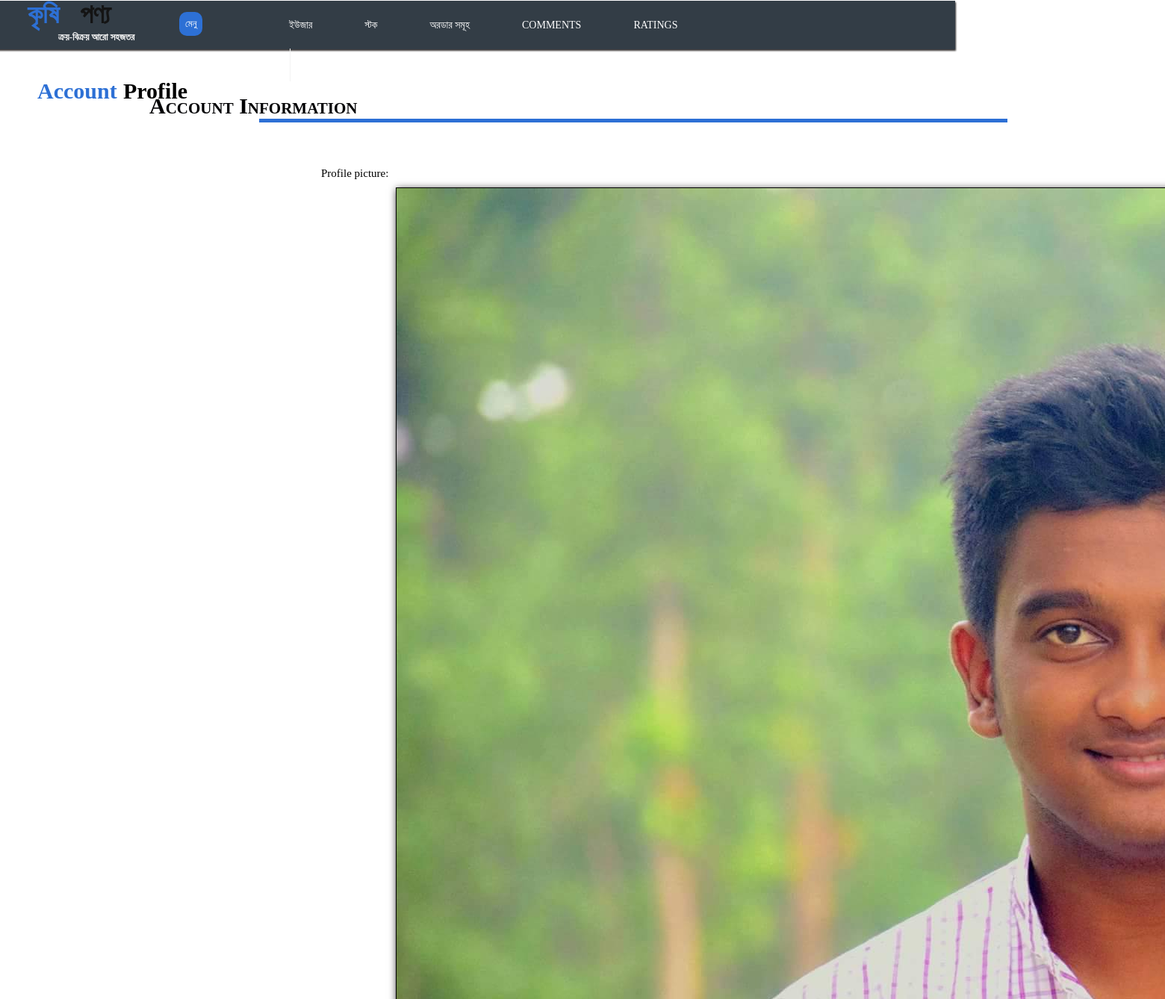
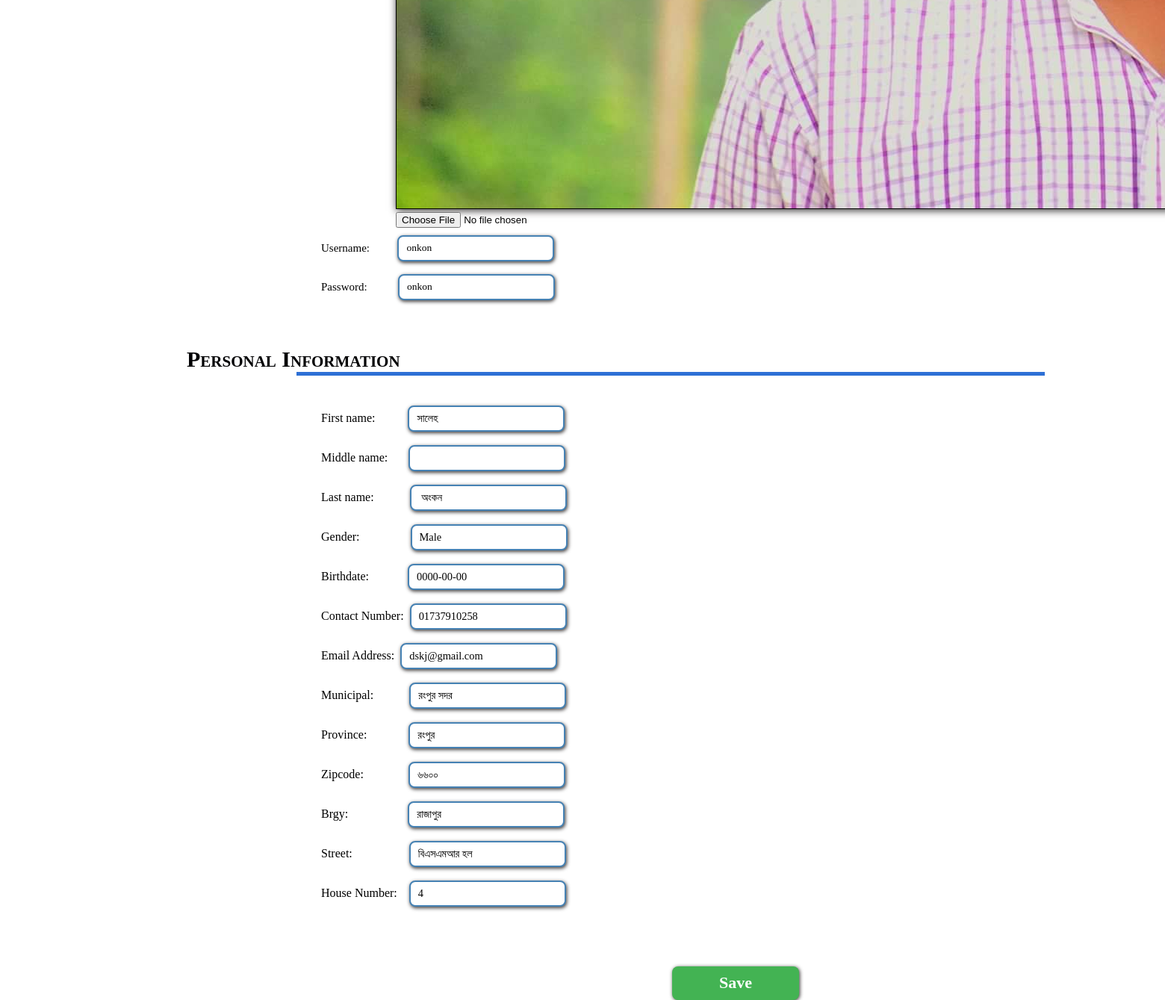
Page /edituser.php?id=19 on the committed database (2 pictures, top to bottom).
### tables this page shows
CREATE TABLE `user` (
  `USER_ID` int(10) NOT NULL,
  `username` varchar(50) NOT NULL,
  `password` varchar(50) NOT NULL,
  `USER_FNAME` varchar(30) NOT NULL,
  `USER_MNAME` varchar(30) DEFAULT NULL,
  `USER_LNAME` varchar(30) NOT NULL,
  `USER_GENDER` varchar(10) NOT NULL,
  `USER_AGE` int(11) NOT NULL,
  `USER_BDAY` date NOT NULL,
  `USER_CONTACT` bigint(11) NOT NULL,
  `USER_MUNICIPAL` varchar(50) DEFAULT NULL,
  `USER_PROVINCE` varchar(50) DEFAULT NULL,
  `USER_ZIPCODE` varchar(10) DEFAULT NULL,
  `USER_BRGY` varchar(50) DEFAULT NULL,
  `USER_STREET` varchar(50) DEFAULT NULL,
  `USER_HOUSE_NUMBER` varchar(10) DEFAULT NULL,
  `user_email` varchar(100) NOT NULL,
  `USER_TYPE` varchar(20) NOT NULL,
  `User_imagepath` varchar(50) DEFAULT NULL
);

### edituser.php (the view, shortened to what this page needs)
<?php session_start();
include("admin.php");
?>
<?php
$user_id = $_GET['id'];
 include("includes/connection.php");
$query_category1="SELECT username,password,user_fname,user_mname,user_lname,user_gender,user_age,user_bday,user_contact,user_municipal,user_province,user_zipcode,user_brgy,user_street,user_house_number,user_email FROM user
where user_id = $user_id";
$result_category1 = mysqli_query($conn,$query_category1);
 while($row1 = mysqli_fetch_array($result_category1)){
    $username = $row1['username'];
    $password = $row1['password'];
    $fname = $row1['user_fname'];
    $mname = $row1['user_mname'];
    $lname = $row1['user_lname'];
    $gender = $row1['user_gender'];
    $bday = $row1['user_bday'];
    $contact = $row1['user_contact'];
    $municipal = $row1['user_municipal'];
    $province = $row1['user_province'];
    $zipcode = $row1['user_zipcode'];
    $brgy = $row1['user_brgy'];
    $street = $row1['user_street'];
    $house = $row1['user_house_number'];
    $email = $row1['user_email'];
 }
  ?>
<!DOCTYPE html>
 <html>
 <head>
</head>
 <body background="pictures/home.png">
  <div class="border">
               <h2 class="headt1"> Account </h2>
               <h2 class="headt2">  Profile</h2>
      </div>
   <form action = "action_profile.php"enctype="multipart/form-data" method="POST">
<h2 class="headspace font infospace"> Account Information <hr class="hr" style="border-bottom: 4px solid #2d70d5;"> </h2>
<p class="fsize-title"> Profile picture: </p>
            <p class="fsize-img">
<?php
$query_category="SELECT user_imagepath FROM user WHERE user_id = $user_id";
$result_category = mysqli_query($conn,$query_category);
while($row=mysqli_fetch_row($result_category))
{
    echo ' <img class="img" src="pictures/profile/'.$row[0].'" height = 30%';
    } ?>
<table class="table" style="border-collapse: collapse; font: 12px YU Gothic UI;" border="1" cellspacing="5" cellpadding="5">
<tbody style="box-shadow: 1px 1.732px 10px 0px rgb( 45, 112, 213);"><tr>
<td>
          <input type="file" name="file_upload" />
</td>
</tr>
</tbody></table><br>
 <p class="fsize-text">
                      Username:&nbsp;&nbsp;&nbsp;&nbsp;&nbsp;&nbsp;&nbsp;&nbsp;&nbsp;&nbsp;<input class="textbox" type="text" required name="username" value="<?php echo $username; ?>"><br><br>
                      Password:&nbsp;&nbsp;&nbsp;&nbsp;&nbsp;&nbsp;&nbsp;&nbsp;&nbsp;&nbsp;&nbsp;<input class="textbox" type="text" required name="password" value="<?php echo $password; ?>"><br><br>
        <h2  class="headspace2 font infospace"> Personal Information <hr class="hr" style="border-bottom: 4px solid #2d70d5;"> </h2>
            <div class="spacing">
            First name:&nbsp;&nbsp;&nbsp;&nbsp;&nbsp;&nbsp;&nbsp;&nbsp;&nbsp;&nbsp;&nbsp;<input class="textbox" type="text" id="Fname" required name="Fname" value="<?php echo $fname; ?>"><br><br>
            Middle name:&nbsp;&nbsp;&nbsp;&nbsp;&nbsp;&nbsp;&nbsp;<input class="textbox" type="text" id="Mname" name="Mname" value="<?php echo $mname; ?>"><br><br>
            Last name:&nbsp;&nbsp;&nbsp;&nbsp;&nbsp;&nbsp;&nbsp;&nbsp;&nbsp;&nbsp;&nbsp;&nbsp;<input class="textbox" type="text" id="Lname" required name="Lname" value="<?php echo $lname; ?>"><br><br>
            Gender:&nbsp;&nbsp;&nbsp;&nbsp;&nbsp;&nbsp;&nbsp;&nbsp;&nbsp;&nbsp;&nbsp;&nbsp;&nbsp;&nbsp;&nbsp;&nbsp;&nbsp;<input class="textbox" type="text" id="gender" required name="gender" value="<?php echo $gender; ?>"><br><br>
            Birthdate:&nbsp;&nbsp;&nbsp;&nbsp;&nbsp;&nbsp;&nbsp;&nbsp;&nbsp;&nbsp;&nbsp;&nbsp;&nbsp;<input class="textbox" type="text" id="bday" name="bday" value="<?php echo $bday; ?>"><br><br>
            Contact Number:&nbsp;&nbsp;<input class="textbox" type="text" id="contact" required name="contact" value="0<?php echo $contact; ?>"><br><br>
            Email Address:&nbsp;&nbsp;<input class="textbox" type="text" id="contact" required name="email" value="<?php echo $email; ?>"><br><br>
            Municipal:&nbsp;&nbsp;&nbsp;&nbsp;&nbsp;&nbsp;&nbsp;&nbsp;&nbsp;&nbsp;&nbsp;&nbsp;<input class="textbox" type="text" id="municipal" name="municipal" value="<?php echo $municipal; ?>"><br><br>
            Province:&nbsp;&nbsp;&nbsp;&nbsp;&nbsp;&nbsp;&nbsp;&nbsp;&nbsp;&nbsp;&nbsp;&nbsp;&nbsp; <input class="textbox" type="text" id="province" name="province" value="<?php echo $province; ?>"><br><br>
            Zipcode:&nbsp;&nbsp;&nbsp;&nbsp;&nbsp;&nbsp;&nbsp;&nbsp;&nbsp;&nbsp;&nbsp;&nbsp;&nbsp;&nbsp;&nbsp;<input class="textbox" type="text" id="zipcode" name="zipcode" value="<?php echo $zipcode; ?>"><br><br>
            Brgy:&nbsp;&nbsp;&nbsp;&nbsp;&nbsp;&nbsp;&nbsp;&nbsp;&nbsp;&nbsp;&nbsp;&nbsp;&nbsp;&nbsp;&nbsp;&nbsp;&nbsp;&nbsp;&nbsp;&nbsp;<input class="textbox" type="text" id="Brgy" name="Brgy" value="<?php echo $brgy; ?>"><br><br>
            Street:&nbsp;&nbsp;&nbsp;&nbsp;&nbsp;&nbsp;&nbsp;&nbsp;&nbsp;&nbsp;&nbsp;&nbsp;&nbsp;&nbsp;&nbsp;&nbsp;&nbsp;&nbsp;&nbsp;<input class="textbox" type="text" id="Street" name="Street" value="<?php echo $street; ?>"><br><br>
            House Number:&nbsp;&nbsp;&nbsp;&nbsp;<input class="textbox" type="text" id="House_num" name="House_num" value="<?php echo $house; ?>">
             </div>
                <input class="inputbar" type="submit" name="submit" value="Save">
        </form>
</body>
</html>

### head_admin.php (style rules this page uses)
body { margin:0 auto; height: 100%; width: 100%; background: url(pictures/ForBackground.jpg) no-repeat fixed; background-size: cover; }

### edituser.php (style rules this page uses)
.headspace { position: relative; top:-20px; }
.font { font-variant: small-caps; color: rgb(0, 0, 3); font-family: "Yu Gothic UI Light"; font-size: 30px; }
.infospace { padding-left: 200px; padding-top: 120px; }
.headt1 { font-size: 30px; font-family: "Yu Gothic UI Light"; color: rgb( 45, 112, 213 ); position: absolute; left: 50px; top: 80px; z-index: 19; }
.headt2 { font-size: 30px; font-family: "Yu Gothic UI Light"; position: absolute; left:165px; top: 80px; z-index: 19; }
.hr { position: relative; border: 1px solid #2d70d5; top: -15px; width: 1000px; left: -32px; }
.headspace2 { position: relative; top: -100px; left:50px; }
.fsize-title { margin: 0px 50px 10px 430px; font-size: 15px; }
.fsize-img { margin: 0px 50px 20px 530px; font-size: 15px; }
.fsize-text { margin: -10px 50px 00px 430px; font-size: 15px; }
.img { box-shadow: 1px 1.732px 10px 0px rgb( 55, 52, 52 ); }
.inputbar { border-radius: 8px; box-shadow: 1px 1px 5px 0px rgb( 55, 52, 52 ); border: none; cursor: pointer; font-family: "Yu Gothic UI Light"; font-weight: bold; color: white; font-size: 22px; background-color: #43b353; position: relative; top:50px; left: 900px; width: 170px; height: 45px; }
.border { border-radius: 8px; float: left; border: 1px solid none; background-color: white; padding: 30px 155px 30px 60px; margin-left: 45px; margin-top: 25px; }
.textbox { border-radius: 8px; padding: 0px 10px; box-shadow: 1px 1.732px 5px 0px rgb( 55, 52, 52 ); border: 2px solid steelblue; background-color: white; position: inherit; left: 200px; top: 10px; width: 210px; height: 35px; }
input[type=text], textarea, fieldset { -webkit-appearance: none; font-family: inherit; font-size: 90%; -moz-box-sizing: border-box; box-sizing: border-box; }
.spacing { margin: -100px 0px 30px 430px; }

### rows in the picture
user: User_imagepath (picture), username "onkon", password "onkon", Fname "সালেহ", Lname "অংকন", gender "Male", bday "0000-00-00", contact "01737910258", email "dskj@gmail.com", municipal "রংপুর সদর", province "রংপুর", zipcode "৬৬০০", Brgy "রাজাপুর", Street "বিএসএমআর হল", House_num "4"
